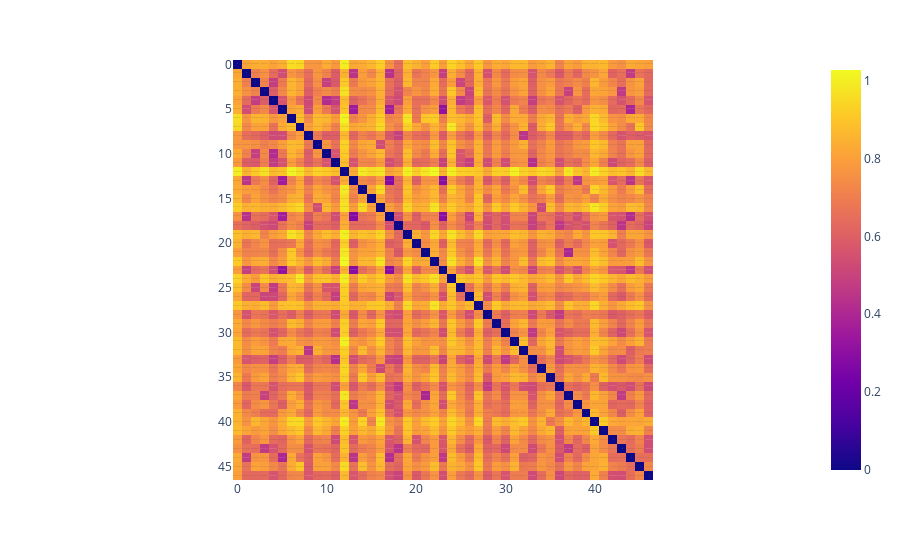

Notebook code for this chart:
### Code cell
fig = px.imshow(tfidf_distances, text_auto=True)
fig.show()

### Figure 1 — Plotly figure (JSON) as saved in the notebook; plotly's stock layout.template omitted (floating-point values rounded to 4 significant figures; data arrays with more than 128 entries replaced by an {"elided": "..."} marker saying what was removed)
{"data": [{"coloraxis": "coloraxis", "hovertemplate": "x: %{x}<br>y: %{y}<br>color: %{z}<extra></extra>", "name": "0", "texttemplate": "%{z}", "type": "heatmap", "xaxis": "x", "yaxis": "y", "z": {"elided": "47x47 float values"}}], "layout": {"coloraxis": {"colorscale": [[0, "#0d0887"], [0.1111, "#46039f"], [0.2222, "#7201a8"], [0.3333, "#9c179e"], [0.4444, "#bd3786"], [0.5556, "#d8576b"], [0.6667, "#ed7953"], [0.7778, "#fb9f3a"], [0.8889, "#fdca26"], [1, "#f0f921"]]}, "margin": {"t": 60}, "xaxis": {"anchor": "y", "constrain": "domain", "domain": [0, 1], "scaleanchor": "y"}, "yaxis": {"anchor": "x", "autorange": "reversed", "constrain": "domain", "domain": [0, 1]}}}
